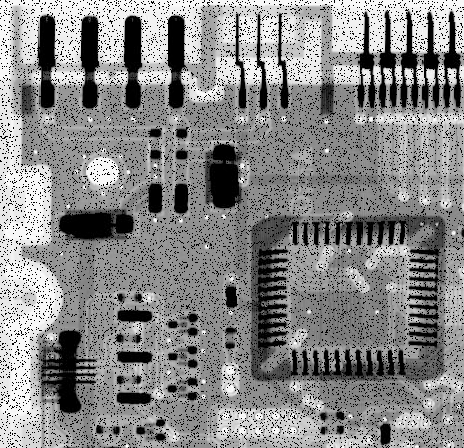
#> input picture Digital Image Processing/Exercise11/Fig0508(a)(circuit-board-pepper-prob-pt1).tif, 464 x 448 px
$ python main.py
#> lines starting #> are read from the running program, lines starting #| are printed output that depends on the picture


import matplotlib.pyplot as plt
import numpy as np
from PIL import Image


pepper_image = plt.imread('Fig0508(a)(circuit-board-pepper-prob-pt1).tif')
#> pepper_image is the input picture: shape (448, 464); min 0, max 255, mean 135.7
gauss_image = plt.imread('Fig0507(b)(ckt-board-gauss-var-400).tif')
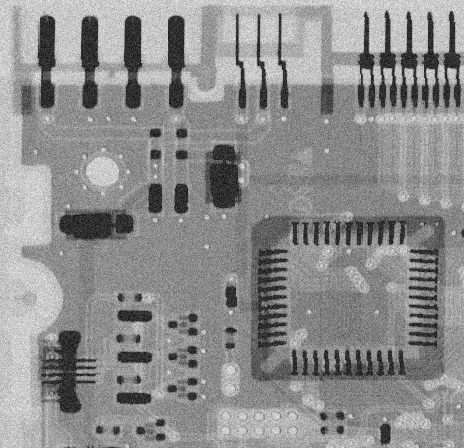
#> input picture Digital Image Processing/Exercise11/Fig0507(b)(ckt-board-gauss-var-400).tif, 464 x 448 px
#> gauss_image is the input picture: shape (448, 464); min 0, max 255, mean 141.7


def geometric_mean(image, kernelsize):
#> called with kernelsize = 2
    rows, cols = image.shape
#> rows = 448; cols = 464
    result = np.zeros(image.shape)
    image = np.pad(image, (0, int(kernelsize//2)), 'symmetric')
    for y in range(0, rows):
        for x in range(0, cols):
            current_placement = image[y:y+kernelsize, x:x+kernelsize]
            result[y,x] = (np.prod(current_placement))**(1/(kernelsize**2))

    return result


def harmonic_mean(image, kernelsize):
#> called with kernelsize = 3
    result = np.zeros(image.shape)
    rows, cols = image.shape
#> rows = 448; cols = 464
    image = np.pad(image, (0, int(kernelsize//2)), 'symmetric')
    for y in range(rows):
        for x in range(cols):
            current_placement = image[y:y+kernelsize, x:x+kernelsize].flatten()
            sum_val = np.sum(current_placement)
            if sum_val > 0:
                result[y,x] = kernelsize**2/(1/np.sum(current_placement))
            else:
                result[y,x] = 255
    return result


def plot_image(image1, image2):
    fig, ax = plt.subplots(1,2)
    ax[0].imshow(image1, cmap='gray')
    ax[0].set_title('Orginal Image')
    ax[1].imshow(image2, cmap = 'gray')
    ax[1].set_title('Filtered image')
    plt.tight_layout()
    plt.show()


def alpha_trimmed_mean(image, d, boxsize = 3):
        """
        Alpha trimmed mean filter.
        """
#> called with d = 2, boxsize = 3
        # Pad image
        image_padded = np.pad(image, (0, boxsize) , mode = 'symmetric')
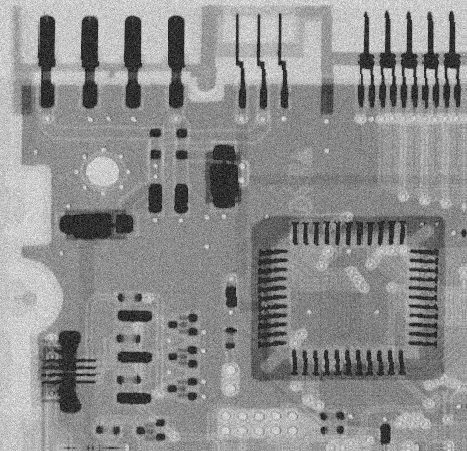
#> image_padded: shape (451, 467); min 0, max 255, mean 141.9
        result = np.zeros(image.shape)
        rows, cols = image_padded.shape
#> rows = 451; cols = 467

        # Find bins
        hist, bins = np.histogram(image.flatten(), 256)
#> hist = 256 values, max 2945 at index 139, min 0 at index 1, mean 812; bins = 257 values from 0 to 255

        # Intensities
        r = np.array([x for x in range(256)])
        # Get size
        rows,cols = image.shape
#> rows = 448; cols = 464

        # Multiply by 2 because there is 2 time the new pad size in each dimension.
        for row in range((rows)):
            for col in range((cols)):
                sorted_vals = sorted(image_padded[row:row + boxsize,col:col + boxsize].flatten(), reverse = True)
                sorted_len = len(sorted_vals)
                sorted_vals_cut = sorted_vals[int(d/2): int(sorted_len-d/2)]
                result[row, col] = np.sum(sorted_vals_cut)//(sorted_len - d)
        return result.astype('uint8')


geomfiltered_gauss = geometric_mean(gauss_image, 2)
harmonyfiltered_gauss = harmonic_mean(gauss_image, 3)
alpha_gauss = alpha_trimmed_mean(gauss_image, d = 2, boxsize= 3)


geomfiltered_pepper = geometric_mean(pepper_image, 3)
#> call 2 of geometric_mean, with kernelsize = 3
#> in geometric_mean (call 2), `image = np.pad(image, (0, int(kernelsize//2)), 'symmetric')`:
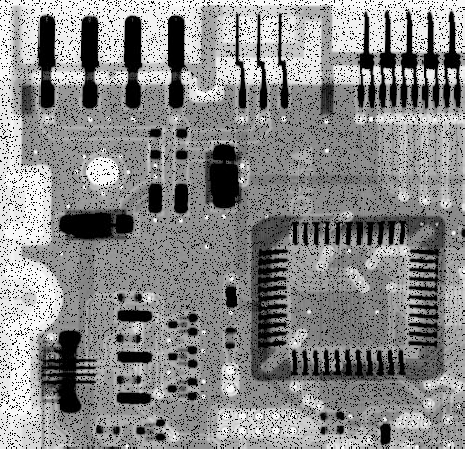
#> image: shape (449, 465); min 0, max 255, mean 135.8
#> after the loop in geometric_mean (call 2), `for y in range(0, rows):`:
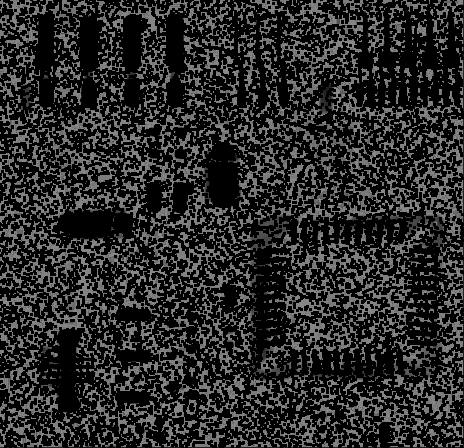
#> result: shape (448, 464) float64; min 0, max 138.2, mean 40.5
harmonyfiltered_pepper = harmonic_mean(pepper_image, 3)
#> call 2 of harmonic_mean, with kernelsize = 3
#> after the loop in harmonic_mean (call 2), `for y in range(rows):`:
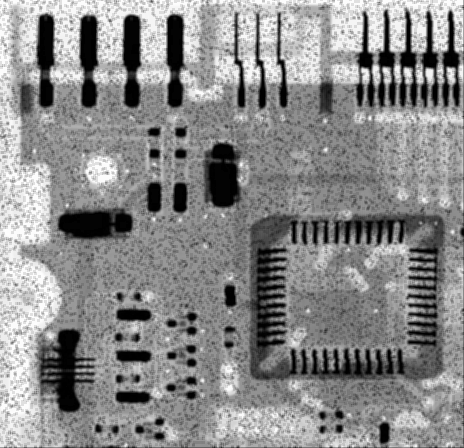
#> result: shape (448, 464) float64; min 9, max 20268, mean 10952.7; drawn with min black and max white
alpha_pepper = alpha_trimmed_mean(pepper_image, d = 12, boxsize= 4)
#> call 2 of alpha_trimmed_mean, with d = 12, boxsize = 4
#> in alpha_trimmed_mean (call 2), `image_padded = np.pad(image, (0, boxsize) , mode = 'symmetric')`:
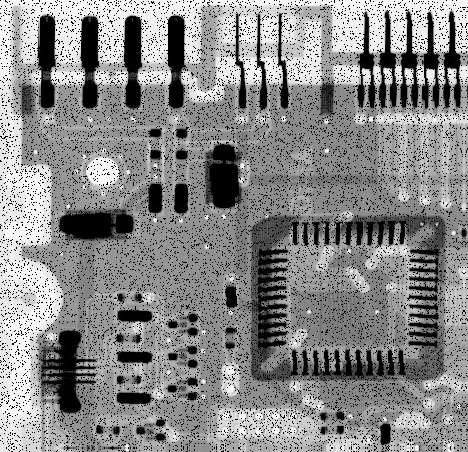
#> image_padded: shape (452, 468); min 0, max 255, mean 136.1
#> in alpha_trimmed_mean (call 2), `hist, bins = np.histogram(image.flatten(), 256)`: hist = 256 values, max 32663 at index 0, min 39 at index 254, mean 812
#> after the loop in alpha_trimmed_mean (call 2), `for row in range((rows)):`:
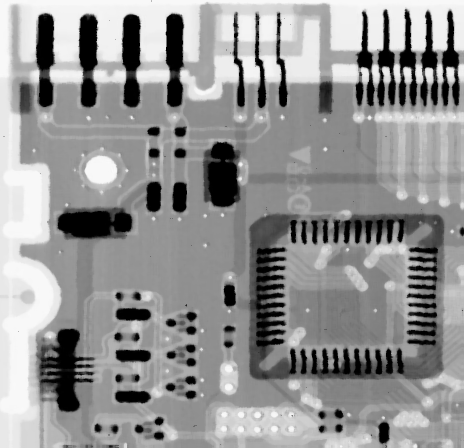
#> result: shape (448, 464) float64; min 0, max 250, mean 147.6
